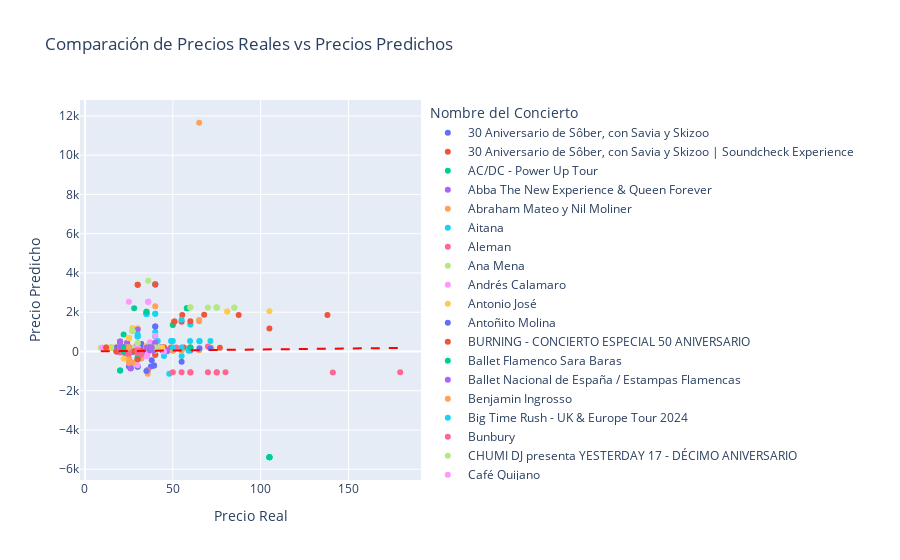

The cell this chart's notebook holds for it:
### Markdown cell above
MODELO BASE REDES NEURONALES SIN ESTADARIZAR

### Code cell
start_time = time.time()

results = cross_validate(mlp, X_train, y, cv=ps, scoring=scoring, return_train_score=True)

end_time = time.time()
execution_time = end_time - start_time
print("Tiempo de ejecución: ", execution_time, "segundos")

resultados = crear_tabla_resultados(results)

# Cargar el modelo en MLFLOW
cargar_modelo_mlflow(mlp, 'MIN_PRICE', 'BASE SIN ESTANDARIZAR', resultados, execution_time)

# Mostrar las predicciones y los valores reales
plot_model_predictions(mlp, X_train, y, data)
feature_importance(mlp, X_train, y, 15)
resultados
